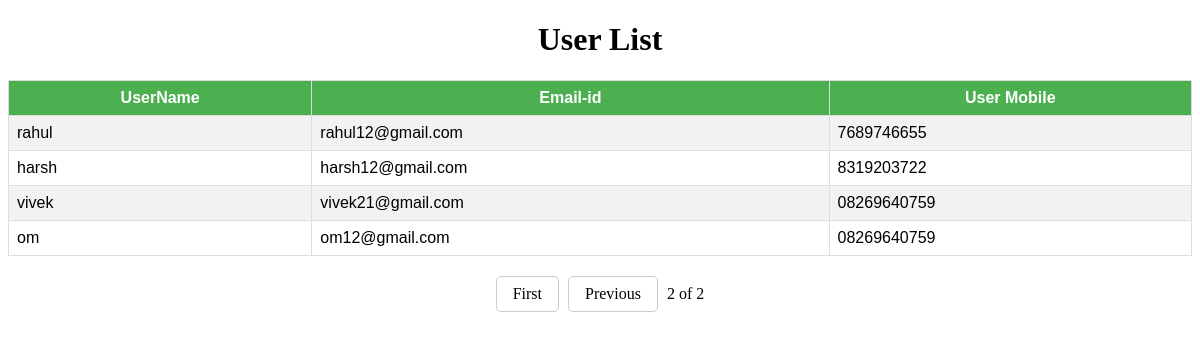
/users/?page=2, run on the app's committed database.
### task_manager_app/models.py (models this page shows)
class User(models.Model):
    name = models.CharField(max_length=100)
    email = models.EmailField(unique=True)
    mobile = models.CharField(max_length=15)

### task_manager_app/views.py (the view)
# urls.py: path('users/', views.user_list, name='user_list'),
def user_list(request):
    users = User.objects.all()
    paginator = Paginator(users, 5)
    page_number = request.GET.get('page')
    page_obj = paginator.get_page(page_number)
    return render(request, 'app/user_list.html', {'page_obj': page_obj})

### task_manager_app/templates/app/user_list.html (shortened to what this page needs)
<!DOCTYPE html>
<html lang="en">
<head>
</head>
<body>
    <center><h1>User List</h1></center>
    <table>
        <tr>
        <th>UserName</th>
        <th>Email-id</th>
        <th>User Mobile</th>
    </tr>
        {% for user in page_obj %}
        <tr>
            <td> {{ user.name }}</td>
            <td>{{ user.email }}</td>
            <td> {{ user.mobile }}</td>
        </tr>
        {% endfor %}
    </table>
    <center>
    <div class="pagination">
        {% if page_obj.has_previous %}
        <a href="?page=1">First</a>
        <a href="?page={{ page_obj.previous_page_number }}">Previous</a>
        {% endif %}
        <span>{{ page_obj.number }} of {{ page_obj.paginator.num_pages }}</span>
    </div>
</center>
</body>
</html>

### task_manager_app/templates/app/user_list.html (style rules this page uses)
.pagination { margin-top: 20px; }
.pagination a { display: inline-block; padding: 8px 16px; text-decoration: none; color: black; border: 1px solid #ccc; border-radius: 5px; margin-right: 5px; }
table { border-collapse: collapse; width: 100%; height: 150px; border: 1px solid #ddd; font-family: Arial, sans-serif; }
th, td { border: 1px solid #ddd; padding: 8px; text-align: left; }
tr:nth-child(even) { background-color: #f2f2f2; }
th { background-color: #4CAF50; color: white; text-align: center; }

### data on the page
User: name "rahul", email "rahul12@gmail.com", mobile "7689746655"
User: name "harsh", email "harsh12@gmail.com", mobile "8319203722"
User: name "vivek", email "vivek21@gmail.com", mobile "08269640759"
User: name "om", email "om12@gmail.com", mobile "08269640759"

### other printed values
{{ page_obj.number }} "2"
{{ page_obj.paginator.num_pages }} "2"
